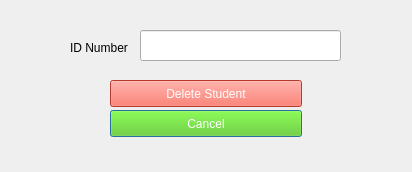
<?xml version="1.0" encoding="UTF-8"?>
<ui version="4.0">
 <class>deleteStudentDialog</class>
 <widget class="QDialog" name="deleteStudentDialog">
  <property name="geometry">
   <rect>
    <x>0</x>
    <y>0</y>
    <width>412</width>
    <height>172</height>
   </rect>
  </property>
  <property name="windowTitle">
   <string>Delete Student</string>
  </property>
  <widget class="QLabel" name="label_2">
   <property name="geometry">
    <rect>
     <x>70</x>
     <y>40</y>
     <width>61</width>
     <height>16</height>
    </rect>
   </property>
   <property name="text">
    <string>ID Number</string>
   </property>
  </widget>
  <widget class="QLineEdit" name="addIDNumField">
   <property name="geometry">
    <rect>
     <x>140</x>
     <y>30</y>
     <width>201</width>
     <height>31</height>
    </rect>
   </property>
  </widget>
  <widget class="QPushButton" name="addStudent_confirm">
   <property name="geometry">
    <rect>
     <x>110</x>
     <y>110</y>
     <width>192</width>
     <height>27</height>
    </rect>
   </property>
   <property name="styleSheet">
    <string notr="true">background-color:rgb(85, 207, 8);
color: white;</string>
   </property>
   <property name="text">
    <string>Cancel</string>
   </property>
  </widget>
  <widget class="QPushButton" name="cancelAdd">
   <property name="geometry">
    <rect>
     <x>110</x>
     <y>80</y>
     <width>192</width>
     <height>27</height>
    </rect>
   </property>
   <property name="styleSheet">
    <string notr="true">background-color:rgb(255, 80, 64);
color: white</string>
   </property>
   <property name="text">
    <string>Delete Student</string>
   </property>
  </widget>
 </widget>
 <resources/>
 <connections/>
</ui>
